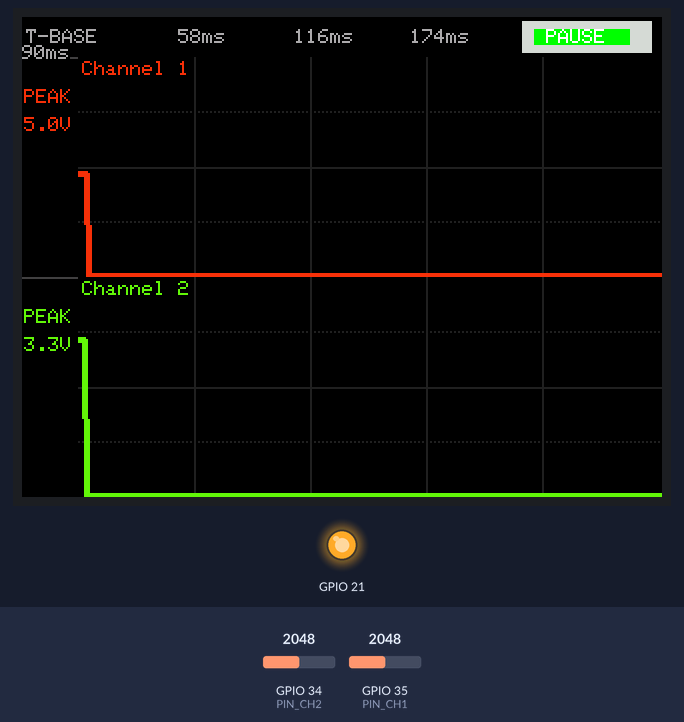
Recording of a sketch running on a simulated ESP32. Parts: 320×240 colour display, output pins drawn as LEDs (lit = HIGH). The test bench sets the inputs (shaded band); at power-on: GPIO 35 (PIN_CH1) = 2048, GPIO 34 (PIN_CH2) = 2048 (analog values on the 0–4095 scale).

Above: at 1.5 s.
1.6 s: GPIO 35 (PIN_CH1) set to 20
At 1.78 s:
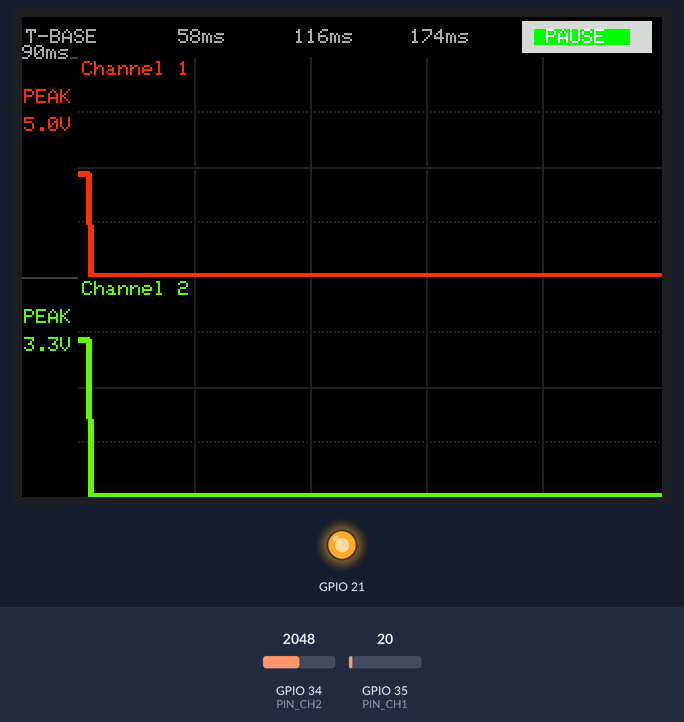
4.6 s: GPIO 34 (PIN_CH2) set to 2866
At 4.91 s:
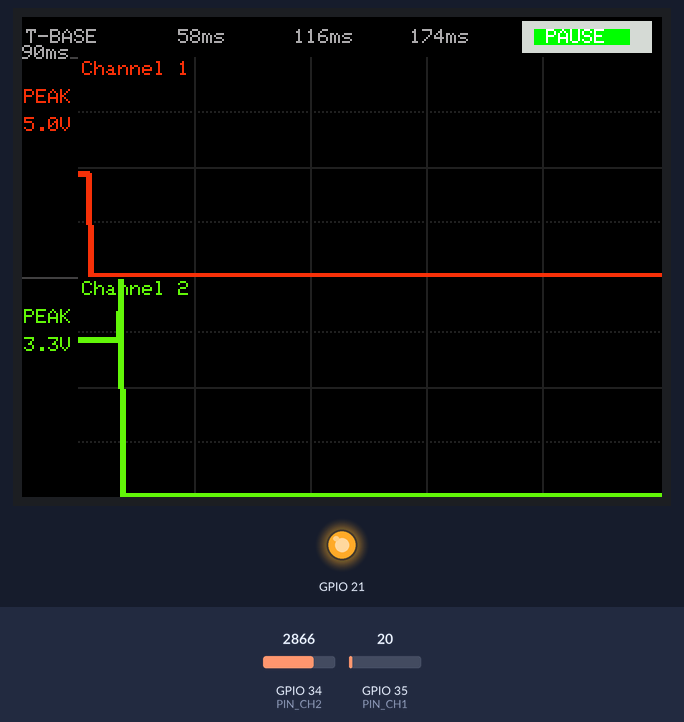
6.3 s: GPIO 35 (PIN_CH1) set to 100
At 6.87 s:
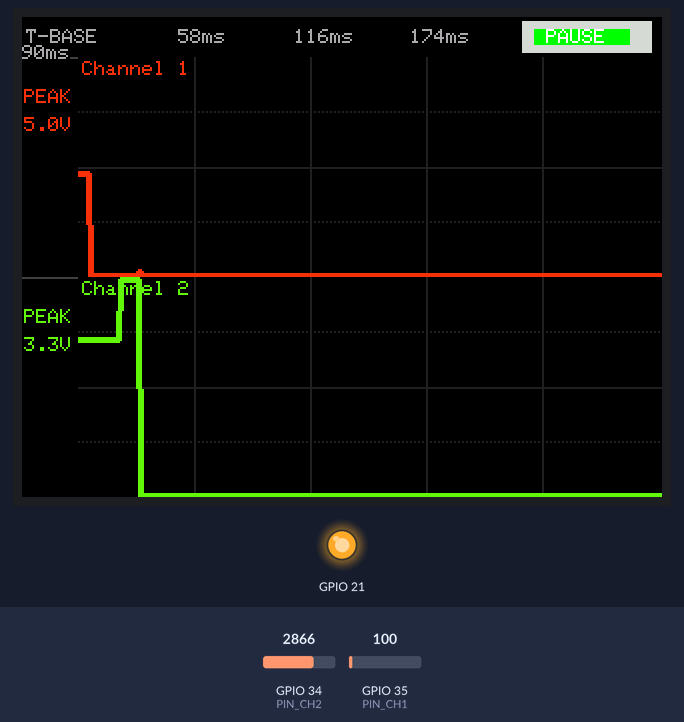
9.3 s: GPIO 34 (PIN_CH2) set to 0
At 9.7 s:
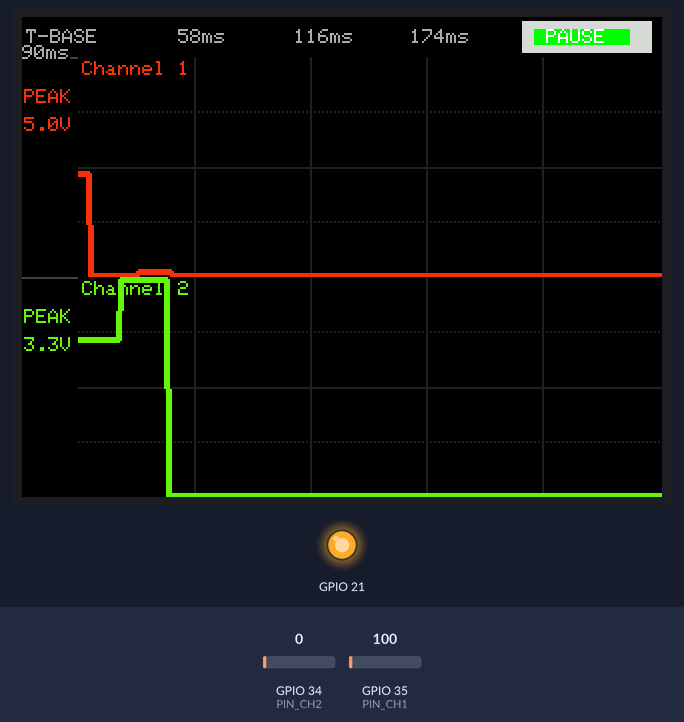
13.3 s: GPIO 34 (PIN_CH2) set to 491
At 14.01 s:
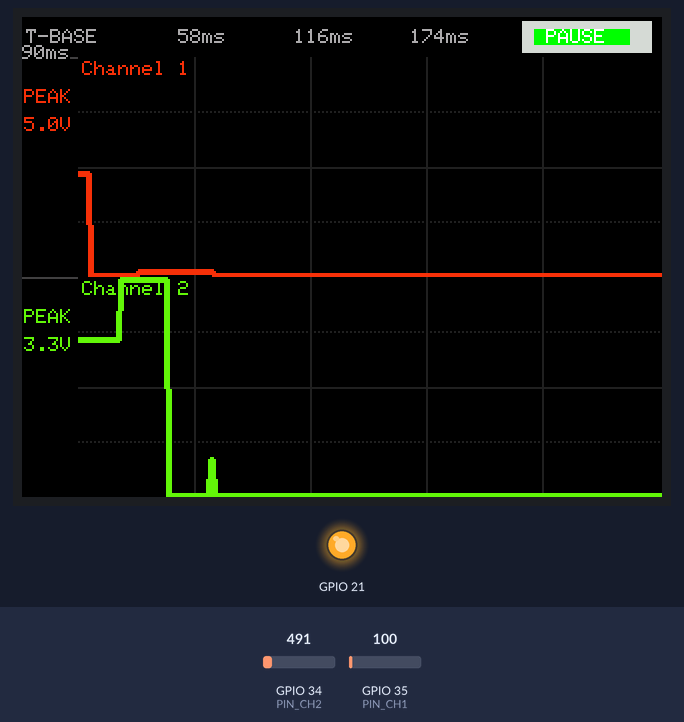
Timing chart, 0 to 16.3 s (numbered marks = the images above; inputs shaded):
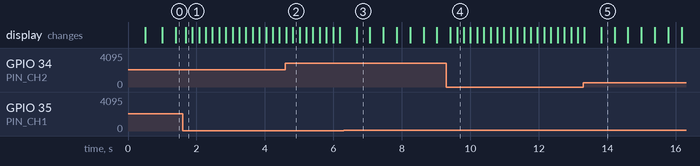

The sketch:

OscilloScopeFirmware.ino
```cpp
/**
 * MiniLab Oscilloscope - 3-Channel Digital Oscilloscope
 * Hardware: ESP32 "Cheap Yellow Display" (CYD) — 320x240 TFT (ILI9341)
 * Library:  TFT_eSPI
 *
 * Channel Layout:
 *   CH1 (green)  — 5V probe  — voltage divider 2/3 → ADC pin GPIO34
 *   CH2 (pink)   — 5V probe  — voltage divider 2/3 → ADC pin GPIO35
 *   CH3 (orange) — 3.3V probe — direct input       → ADC pin GPIO32
 */

#include <TFT_eSPI.h>
#include <SPI.h>
#include <XPT2046_Touchscreen.h>

// XPT2046 sits on VSPI
SPIClass touchSPI(VSPI);
XPT2046_Touchscreen ts(TOUCH_CS, 255);  // 255 = no IRQ pin wired

// ─────────────────────────────────────────────
//  PIN DEFINITIONS
// ─────────────────────────────────────────────
#define PIN_CH1  35
#define PIN_CH2  34

// ─────────────────────────────────────────────
//  ADC CALIBRATION
//  *** CALIBRATION POINT: adjust ADC_VREF_MV if your 3.3V rail differs ***
// ─────────────────────────────────────────────
#define ADC_MAX         4095.0f
#define ADC_VREF_MV     3300.0f

// *** CALIBRATION POINT: fine-tune if your resistors differ from 10k/20k ***
#define DIVIDER_FACTOR  1.45f     // Inverse of 2/3 divider: recovers 0–5V from 0–3.3V ADC

#define CH1_VMAX  5.0f
#define CH2_VMAX  3.3f

// ─────────────────────────────────────────────
//  DISPLAY & LAYOUT
// ─────────────────────────────────────────────
#define SCREEN_W       320
#define SCREEN_H       240
#define TOP_BAR_H       20
#define LEFT_MARGIN     28

#define PLOT_X          LEFT_MARGIN
#define PLOT_W         (SCREEN_W - LEFT_MARGIN)   // 292px
#define PLOT_H_EACH    ((SCREEN_H - TOP_BAR_H) / 2)  // ~110px each
#define CH1_Y_TOP      (TOP_BAR_H)
#define CH2_Y_TOP      (TOP_BAR_H + PLOT_H_EACH)

// Pause button (shown in top bar — only active while paused)
#define PAUSE_BTN_X    (SCREEN_W - 70)
#define PAUSE_BTN_Y     2
#define PAUSE_BTN_W     65
#define PAUSE_BTN_H     16

// Waveform line thickness (pixels). 2–3 recommended for readability on 320x240.
// *** CALIBRATION POINT: increase for thicker lines, decrease for detail ***
#define WAVE_THICKNESS  2

// ─────────────────────────────────────────────
//  COLORS (RGB565)
// ─────────────────────────────────────────────
#define COL_BG        0x0000
#define COL_GRID      0x2104
#define COL_BORDER    0x4208
#define COL_TEXT      0xef7d
#define COL_CH1       0xf181
#define COL_CH2       0x67a1
#define COL_CH3       0xd6da
#define COL_PAUSE_ON  0xF800
#define COL_PAUSE_OFF 0x07E0
#define COL_LABEL     0xAD55

// ─────────────────────────────────────────────
//  CIRCULAR BUFFER
//  *** CALIBRATION POINT: increase BUF_SIZE for longer scroll history ***
// ─────────────────────────────────────────────
#define BUF_SIZE  1024

uint16_t bufCH1[BUF_SIZE];
uint16_t bufCH2[BUF_SIZE];

volatile uint16_t bufHead = 0;
volatile bool     bufFull = false;

// ─────────────────────────────────────────────
//  SAMPLING TIMING
//  *** CALIBRATION POINT: lower = faster sample rate / narrower time window ***
// ─────────────────────────────────────────────
#define SAMPLE_INTERVAL_US  1000UL
unsigned long lastSampleUs = 0;

// ─────────────────────────────────────────────
//  PAUSE / SCROLL STATE
// ─────────────────────────────────────────────
bool    paused       = false;
int16_t scrollOffset = 0;

// ─────────────────────────────────────────────
//  TOUCH STATE
// ─────────────────────────────────────────────
bool          touchWasDown   = false;
int16_t       touchStartX    = 0;
int16_t       touchStartY    = 0;
int16_t       scrollAtTouch  = 0;
unsigned long touchDownMs    = 0;
uint16_t frozenHead = 0; // The point where we paused

// ─────────────────────────────────────────────
//  TFT + SPRITE
// ─────────────────────────────────────────────
TFT_eSPI    tft      = TFT_eSPI();
TFT_eSprite spriteCH = TFT_eSprite(&tft);

// ─────────────────────────────────────────────
//  FORWARD DECLARATIONS
// ─────────────────────────────────────────────
void    drawStaticUI();
void    drawYLabel(int y, const char* txt, uint16_t color);
void    drawPauseButton();
void    drawChannelStrip(uint16_t* buf, uint16_t head, int16_t scroll,
                         uint16_t color, float vMax, bool is5V, int yTop,
                         const char* label);
void    drawGridLines(TFT_eSprite& spr, int h);
void    drawThickLine(TFT_eSprite& spr, int16_t x0, int16_t y0,
                      int16_t x1, int16_t y1, uint16_t color, uint8_t thickness);
void    sampleChannels();
void    handleTouch();
float   adcToVoltage(uint16_t raw, bool is5V);

// ═══════════════════════════════════════════════════════════════
//  SETUP
// ═══════════════════════════════════════════════════════════════
void setup() {
  Serial.begin(115200);
  // Start touch on the same HSPI bus
  touchSPI.begin(25, 39, 32, 33);  // SCLK, MISO, MOSI, CS
  ts.begin(touchSPI);
  ts.setRotation(3);  // Match TFT rotation
  pinMode(21, OUTPUT);
  digitalWrite(21, HIGH);

  analogReadResolution(12);
  analogSetAttenuation(ADC_11db);
  pinMode(PIN_CH1, INPUT);
  pinMode(PIN_CH2, INPUT);

  tft.init();
  tft.invertDisplay(true); // Toggles the inversion state
  //tft.setRotation(1);   // Landscape 320×240
  tft.fillScreen(COL_BG);
  tft.setRotation(3); // Rotates the screen 180 degrees


  spriteCH.createSprite(PLOT_W, PLOT_H_EACH);

  memset(bufCH1, 0, sizeof(bufCH1));
  memset(bufCH2, 0, sizeof(bufCH2));

  drawStaticUI();
  lastSampleUs = micros();
}

// ═══════════════════════════════════════════════════════════════
//  MAIN LOOP
// ═══════════════════════════════════════════════════════════════
void loop() {
  handleTouch();
  if (!paused){
    sampleChannels();
  }
  // Use the ternary operator to decide which index to draw
  uint16_t headToDraw = paused ? frozenHead : bufHead;

  // Only draw if we have enough data (you can add logic here to refresh only when needed)
  drawChannelStrip(bufCH1, headToDraw, scrollOffset, COL_CH1, CH1_VMAX, true, CH1_Y_TOP, "Channel 1");
  drawChannelStrip(bufCH2, headToDraw, scrollOffset, COL_CH2, CH2_VMAX, true, CH2_Y_TOP, "Channel 2");

  drawPauseButton();
}

// ═══════════════════════════════════════════════════════════════
//  NON-BLOCKING SAMPLE
// ═══════════════════════════════════════════════════════════════
void sampleChannels() {
  unsigned long now = micros();
  if (now - lastSampleUs < SAMPLE_INTERVAL_US) return;
  lastSampleUs = now;

  uint16_t r1 = (uint16_t)constrain(analogRead(PIN_CH1), 0, (int)ADC_MAX);
  uint16_t r2 = (uint16_t)constrain(analogRead(PIN_CH2), 0, (int)ADC_MAX);

  bufCH1[bufHead] = r1;
  bufCH2[bufHead] = r2;

  bufHead = (bufHead + 1) % BUF_SIZE;
  if (bufHead == 0) bufFull = true;
}

// ═══════════════════════════════════════════════════════════════
//  TOUCH HANDLING
//
//  PAUSE LOGIC:
//    • Any tap anywhere on screen (< 250ms, < 20px drag) → PAUSE
//    • While paused: tap in top bar → UNPAUSE
//    • While paused: drag horizontally anywhere → SCROLL
// ═══════════════════════════════════════════════════════════════
void handleTouch() {
  uint16_t tx = 0, ty = 0;
  bool currentlyPressed = ts.touched(); // Poll the hardware once

// DEBUGGING: Remove this once you see output
  static bool lastPrint = false;
  if(currentlyPressed != lastPrint) {
     Serial.printf("Touch state changed: %s\n", currentlyPressed ? "PRESSED" : "RELEASED");
     lastPrint = currentlyPressed;
  }

  if (!currentlyPressed) return; // Stop if not touching

  if (currentlyPressed) {
      TS_Point p = ts.getPoint();
      // Mapping logic
      tx = map(p.x, 200, 3700, 0, SCREEN_W);
      ty = map(p.y, 350, 3800, 0, SCREEN_H);
      tx = constrain(tx, 0, SCREEN_W - 1);
      ty = constrain(ty, 0, SCREEN_H - 1);
  }

  // 1. TOUCH START (Transition from Not Pressed -> Pressed)
  if (currentlyPressed && !touchWasDown) {
      touchWasDown = true;
      touchStartX = (int16_t)tx;
      touchStartY = (int16_t)ty;
      scrollAtTouch = scrollOffset;
      touchDownMs = millis();
  }
  // 2. TOUCH RELEASE (Transition from Pressed -> Not Pressed)
  else if (!currentlyPressed && touchWasDown) {
      touchWasDown = false; // Reset state

      unsigned long elapsed = millis() - touchDownMs;
      // We use the last known touch coordinates (tx/ty remain from last poll)
      int16_t dx = (int16_t)tx - touchStartX;
      int16_t dy = (int16_t)ty - touchStartY;
      bool isTap = (elapsed < 250) && (abs(dx) < 20) && (abs(dy) < 20);

      if (isTap) {
          if (!paused) {
              paused = true;
              frozenHead = bufHead;
              scrollOffset = 0;
              drawPauseButton();
          } else if (touchStartY < TOP_BAR_H + 10) {
              paused = false;
              scrollOffset = 0;
              drawPauseButton();
          }
      }
  }
  // 3. DRAGGING (Currently Pressed and was already pressed)
  else if (currentlyPressed && touchWasDown && paused) {
      int16_t dx = (int16_t)tx - touchStartX;
      int16_t maxScroll = (int16_t)(bufFull ? BUF_SIZE - PLOT_W : max((int)bufHead - PLOT_W, 0));
      scrollOffset = constrain((int16_t)(scrollAtTouch - dx), (int16_t)0, maxScroll);
  }
}

// ═══════════════════════════════════════════════════════════════
//  STATIC UI (called once at startup)
// ═══════════════════════════════════════════════════════════════
void drawStaticUI() {
  tft.fillScreen(COL_BG);

  // Horizontal dividers
  tft.drawFastHLine(0, TOP_BAR_H,                   SCREEN_W, COL_BORDER);
  tft.drawFastHLine(0, TOP_BAR_H + PLOT_H_EACH,     SCREEN_W, COL_BORDER);
  tft.drawFastHLine(0, TOP_BAR_H + 2 * PLOT_H_EACH, SCREEN_W, COL_BORDER);
  tft.drawFastHLine(0, TOP_BAR_H + 3 * PLOT_H_EACH, SCREEN_W, COL_BORDER);

  // Left margin divider
  tft.drawFastVLine(LEFT_MARGIN, TOP_BAR_H, SCREEN_H - TOP_BAR_H, COL_BORDER);

  // Timebase label
  tft.setTextColor(COL_LABEL, COL_BG);
  tft.setTextSize(1);
  tft.setCursor(2, 6);
  tft.print("T-BASE");

  tft.setTextColor(COL_LABEL, COL_BG);
tft.setTextSize(1);


// Calculate the pixel position of each grid line (must match drawGridLines)
int divW = PLOT_W / 5;

// *** CALIBRATION POINT: change unit string and divisor to match your
//     SAMPLE_INTERVAL_US. At 1000us, each division = 58ms. ***
for (int i = 1; i <= 5; i++) { //Skip first label to account for T-BASE text
    int xPixel = PLOT_X + (i * divW);  // screen X of each division marker
    int ms = i * 58;                    // ms value at that division
    if (xPixel < 60) continue;
    tft.setCursor(xPixel - 8, 6);      // -8 to roughly centre the text
    if (ms == 90) continue;
    tft.print(ms);
    tft.print("ms");
}

  // Y-axis peak labels
  drawYLabel(CH1_Y_TOP + 14,      "PEAK",    COL_CH1);
  drawYLabel(CH1_Y_TOP + 28, "5.0V", COL_CH1);
  drawYLabel(CH2_Y_TOP + 14,      "PEAK",    COL_CH2);
  drawYLabel(CH2_Y_TOP + 28, "3.3V", COL_CH2);


  drawPauseButton();
}

void drawYLabel(int y, const char* txt, uint16_t color) {
  tft.setTextColor(color, COL_BG);
  tft.setTextSize(1);
  tft.setCursor(1, y + 2);
  tft.print(txt);
}

// ═══════════════════════════════════════════════════════════════
//  PAUSE BUTTON
// ═══════════════════════════════════════════════════════════════
void drawPauseButton() {
  uint16_t bg = paused ? COL_PAUSE_ON : COL_PAUSE_OFF;
  tft.fillRect(PAUSE_BTN_X, PAUSE_BTN_Y, PAUSE_BTN_W, PAUSE_BTN_H, 0xd6da);
  tft.setTextColor(0xFFFF, bg);

  tft.setTextSize(1);
  tft.setCursor(PAUSE_BTN_X + 6, PAUSE_BTN_Y + 4);
  tft.print(paused ? " PAUSED " : " PAUSE  ");
}

// ═══════════════════════════════════════════════════════════════
//  THICK LINE DRAW (Bresenham with perpendicular width padding)
//
//  Draws a line from (x0,y0) to (x1,y1) at the given thickness
//  by offsetting parallel lines in the perpendicular direction.
//  This is sprite-local — coordinates are within the sprite.
// ═══════════════════════════════════════════════════════════════
void drawThickLine(TFT_eSprite& spr,
                   int16_t x0, int16_t y0,
                   int16_t x1, int16_t y1,
                   uint16_t color, uint8_t thickness) {
  // For nearly-vertical segments, widen horizontally.
  // For everything else (most waveform segments), widen vertically.
  int16_t dx = abs(x1 - x0);
  int16_t dy = abs(y1 - y0);
  int8_t  half = (int8_t)(thickness / 2);

  if (dy > dx) {
    // Steep segment — offset horizontally
    for (int8_t t = -half; t <= half; t++) {
      spr.drawLine(x0 + t, y0, x1 + t, y1, color);
    }
  } else {
    // Shallow/flat segment — offset vertically
    for (int8_t t = -half; t <= half; t++) {
      spr.drawLine(x0, y0 + t, x1, y1 + t, color);
    }
  }
}

// ═══════════════════════════════════════════════════════════════
//  GRID LINES
// ═══════════════════════════════════════════════════════════════
void drawGridLines(TFT_eSprite& spr, int h) {
  int divW = PLOT_W / 5;
  for (int i = 1; i < 5; i++) {
    spr.drawFastVLine(i * divW, 0, h, COL_GRID);
  }
  spr.drawFastHLine(0, h / 2, PLOT_W, COL_GRID);
  for (int x = 0; x < PLOT_W; x += 2) {
    spr.drawPixel(x, h / 4,     COL_GRID);
    spr.drawPixel(x, 3 * h / 4, COL_GRID);
  }
}

// ═══════════════════════════════════════════════════════════════
//  DRAW ONE CHANNEL STRIP
// ═══════════════════════════════════════════════════════════════
void drawChannelStrip(uint16_t* buf, uint16_t head, int16_t scroll,
                      uint16_t color, float vMax, bool is5V,
                      int yTop, const char* label) {

  spriteCH.fillSprite(COL_BG);
  drawGridLines(spriteCH, PLOT_H_EACH);

  int totalSamples = bufFull ? BUF_SIZE : (int)head;
  if (totalSamples < 2) {
    spriteCH.pushSprite(PLOT_X, yTop);
    return;
  }

  int startIdx = (int)head - PLOT_W - (int)scroll;
  if (bufFull && startIdx < 0) {
    startIdx = (startIdx % BUF_SIZE + BUF_SIZE) % BUF_SIZE;
  } else {
    startIdx = max(startIdx, 0);
  }

  int16_t prevY = -1;

  for (int x = 0; x < PLOT_W; x++) {
    int idx = ((int)startIdx + x) % BUF_SIZE;

    float v = adcToVoltage(buf[idx], is5V);
    v = constrain(v, 0.0f, vMax);

    // Map voltage to Y pixel (0 = top, PLOT_H_EACH-1 = bottom)
    int16_t py = (int16_t)(PLOT_H_EACH - 1 -
                           (int)((v / vMax) * (float)(PLOT_H_EACH - 2)));
    py = constrain(py, 0, PLOT_H_EACH - 1);

    if (prevY >= 0 && x > 0) {
      drawThickLine(spriteCH, x - 1, prevY, x, py, color, WAVE_THICKNESS);
    }
    prevY = py;
  }

  // Channel label (top-left of strip)
  spriteCH.setTextColor(color);
  spriteCH.setTextSize(1);
  spriteCH.setCursor(2, 2);
  spriteCH.print(label);

  spriteCH.pushSprite(PLOT_X, yTop);
}

// ═══════════════════════════════════════════════════════════════
//  ADC → VOLTAGE
//
//  *** CALIBRATION POINT ***
//  If readings are off, measure your 3.3V rail and adjust ADC_VREF_MV.
//  Apply a known voltage to a channel and tweak DIVIDER_FACTOR for 5V probes.
//  For best ESP32 ADC accuracy, replace analogRead() with
//  esp_adc_cal_characterize() + esp_adc_cal_raw_to_voltage() from ESP-IDF.
// ═══════════════════════════════════════════════════════════════
float adcToVoltage(uint16_t raw, bool is5V) {
  float vAdc = (float)raw * (ADC_VREF_MV / 1000.0f) / ADC_MAX;
  return is5V ? vAdc * DIVIDER_FACTOR : vAdc;
}
```

Measured:
- after the input at 9.3 s, the display: first differs from a run without the input after 0.31 s (image 4)
